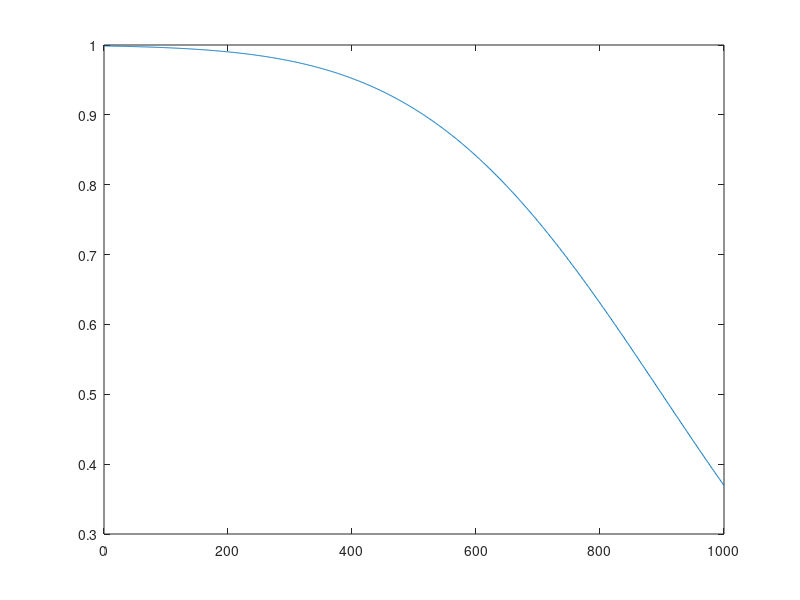

The MATLAB source for this figure:
    mu = 900;
    sigma = 300; 
    M = @(t) normcdf(t, mu, sigma);
    N = ones (1000, 1);
    for t = 1: 1 :1000
        N (t) = 1 - M (t);
    end
    figure
    X = 1:1:1000;
    plot (X, N)